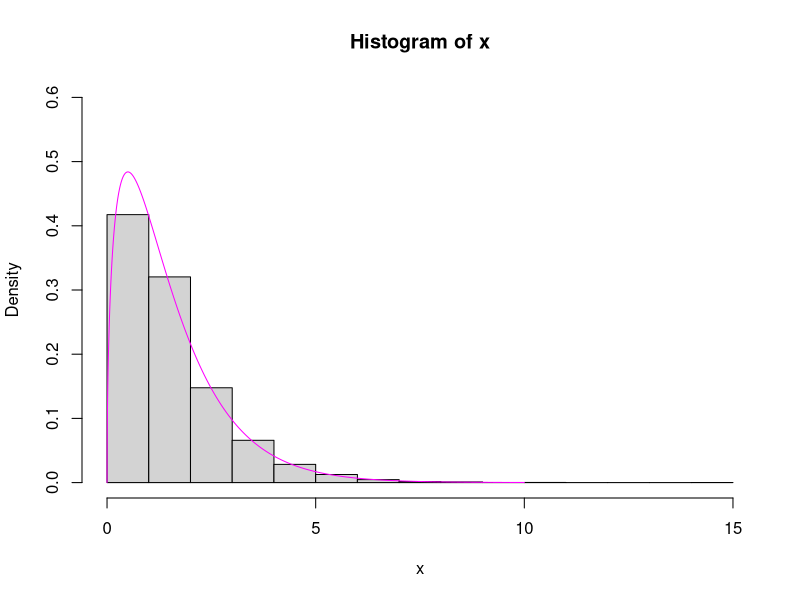

Source code (R):
f <- function(){
  while(TRUE) {
    u1 <- runif(1)
    u2 <- runif(1)
    y <- -3/2 * log(u1)
    x <- 0
    cont <- ((2/3) * exp(1)) ^ (1/2) * y ^ (1/2) * exp(1)^(-y/3)
    if(u2 <= cont) {
      x <- y
      break
    }
  }
  return (x)
}

N <- 10000
x <- numeric(N)
for(i in 1:N){
  x[i] = f()
}

t <- seq(0, 10, 0.001)
y <- dgamma(t, 3/2, 1)
hist(x, freq = FALSE, ylim = c(0, 0.6))
lines(t, y, col = "magenta")


f <- function(){
  x <- c(0.11,0.12,0.09,0.08,0.12,0.1,0.09,0.09,0.1,0.1)
  while(TRUE) {
    u <- runif(1)
    y <- sample(1:10, 1)
    z <- 0
    if(u <= x[y] / 0.12) {
      z <- y
      break
    }
  }
  return (z)
}

N <- 10000
x <- numeric(N)
for(i in 1:N){
  x[i] = f()
}

# Tema este anexata mailului sub forma de PDF
